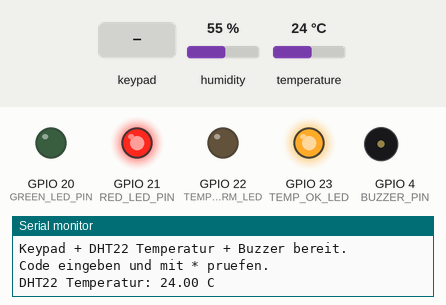
Bench run of a sketch on a simulated ESP32. Shown: output pins drawn as LEDs (lit = HIGH), buzzer (waves = sounding, pin HIGH), the last lines printed to the serial monitor. Dashed ring = blinking. The inputs (shaded band) are chosen by the test bench; at power-on: temperature 24 °C, humidity 55 %.

Above: at 2.2 s.
2.3 s: key '*' pressed
At 2.57 s:
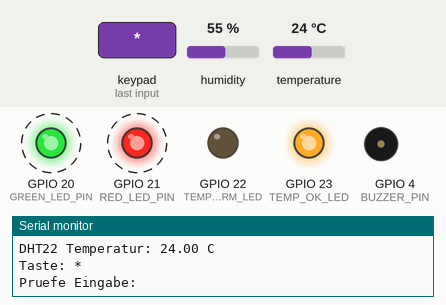
5.8 s: temperature set to 24.6 °C
7.3 s: temperature set to 25.6 °C
At 8.4 s:
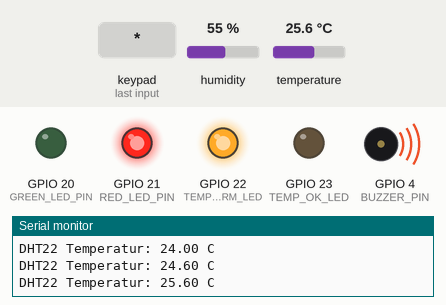
11.1 s: keypad keys 1 2 1 9 5 0 * pressed 0.4 s apart
At 13.75 s:
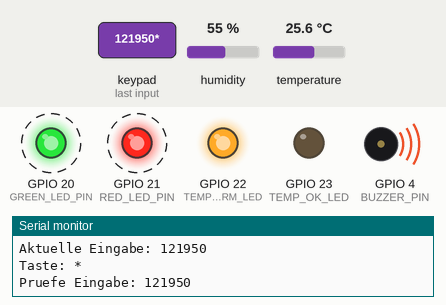
15.4 s: temperature set to 12 °C
At 16.8 s:
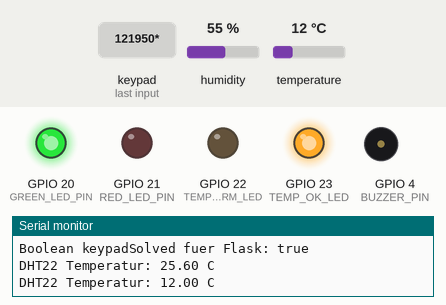
Timing chart, 0 to 18.4 s (numbered marks = the images above; inputs shaded):
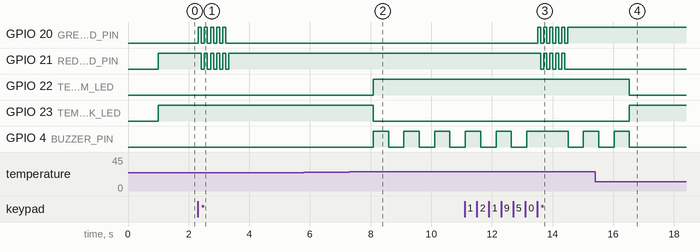

Measured:
- the behaviour switches between 25 and 25.1 °C on temperature (found by bisection; images 1 and 2)
- after the input at 2.3 s, GPIO 20 (GREEN_LED_PIN): alternates HIGH for 0.10 s and LOW for 0.10 s, 10 changes in all, then stays LOW, starting at once; GPIO 21 (RED_LED_PIN): alternates HIGH for 0.10 s and LOW for 0.10 s, 10 changes in all, then stays HIGH, starting after 0.12 s
- after the input at 7.3 s, GPIO 22 (TEMP_ALARM_LED): LOW → HIGH after 0.78 s; GPIO 23 (TEMP_OK_LED): HIGH → LOW after 0.78 s; GPIO 4 (BUZZER_PIN): alternates HIGH for 0.51 s and LOW for 0.51 s, starting after 0.78 s
- after the input at 11.1 s, GPIO 20 (GREEN_LED_PIN): alternates HIGH for 0.10 s and LOW for 0.10 s, 11 changes in all, then stays HIGH, starting after 2.4 s; GPIO 21 (RED_LED_PIN): alternates HIGH for 0.10 s and LOW for 0.10 s, 9 changes in all, then stays LOW, starting after 2.5 s
- after the input at 15.4 s, GPIO 22 (TEMP_ALARM_LED): HIGH → LOW after 1.1 s; GPIO 23 (TEMP_OK_LED): LOW → HIGH after 1.1 s; GPIO 4 (BUZZER_PIN): goes on until 16.5 s, then stays LOW

The sketch:

ESP2.ino
```cpp
#include <Keypad.h>
#include <DHT.h>
#include <Wifi.h>
#include <HTTPClient.h>

// ===== KEYPAD SETUP =====
const byte ROWS = 4;
const byte COLS = 4;
// ===== WIFI Setup =====
const char* WIFI_SSID ="x";
const char* WIFI_PASSWORD ="y";

const char* SERVER_URL = "z";

char keys[ROWS][COLS] = {
  {'1','2','3','A'},
  {'4','5','6','B'},
  {'7','8','9','C'},
  {'*','0','#','D'}
};

// Deine Keypad-Pins
byte rowPins[ROWS] = {3, 2, 11, 10};
byte colPins[COLS] = {8, 1, 0, 7};

Keypad keypad = Keypad(makeKeymap(keys), rowPins, colPins, ROWS, COLS);

// ===== KEYPAD LED PINS =====
const int RED_LED_PIN = 21;
const int GREEN_LED_PIN = 20;

// ===== DHT22 / AM2302 =====
#define DHTPIN 6
#define DHTTYPE DHT22

DHT dht(DHTPIN, DHTTYPE);

// ===== TEMPERATUR / ALARM =====
const int BUZZER_PIN = 4;
const int TEMP_ALARM_LED = 22;
const int TEMP_OK_LED = 23;

const float TEMP_LIMIT_C = 25.0;

// ===== CODE =====
String inputCode = "";
const String correctCode = "121950";

// Booleans für späteren Server
bool keypadSolved = false;
bool temperatureAlarm = false;

// ===== PRÜF-ANIMATION =====
const unsigned long CHECK_TIME_MS = 1000;
const unsigned long BLINK_INTERVAL_MS = 100;

// ===== BUZZER TIMING =====
unsigned long lastBuzzerTime = 0;
bool buzzerState = false;
const unsigned long BUZZER_INTERVAL_MS = 500;

// ===== DHT TIMING =====
unsigned long lastTempReadTime = 0;
const unsigned long TEMP_READ_INTERVAL_MS = 2000;
float lastTempC = 0.0;


// ===== KEYPAD STATUS-LEDS =====
void setStatusLeds() {
  if (keypadSolved) {
    digitalWrite(RED_LED_PIN, LOW);
    digitalWrite(GREEN_LED_PIN, HIGH);
  } else {
    digitalWrite(RED_LED_PIN, HIGH);
    digitalWrite(GREEN_LED_PIN, LOW);
  }
}


// ===== PRÜFANIMATION =====
void checkAnimation() {
  unsigned long startTime = millis();
  bool ledState = false;

  while (millis() - startTime < CHECK_TIME_MS) {
    ledState = !ledState;

    digitalWrite(RED_LED_PIN, ledState ? HIGH : LOW);
    digitalWrite(GREEN_LED_PIN, ledState ? HIGH : LOW);

    delay(BLINK_INTERVAL_MS);
  }
}


// ===== CODE PRÜFEN =====
void checkInputCode() {
  Serial.print("Pruefe Eingabe: ");
  Serial.println(inputCode);

  checkAnimation();

  if (inputCode == correctCode) {
    keypadSolved = true;
    Serial.println("RICHTIG -> keypadSolved = true");
  } else {
    keypadSolved = false;
    Serial.println("FALSCH -> keypadSolved = false");
  }

  inputCode = "";
  setStatusLeds();

  Serial.print("Boolean keypadSolved fuer Flask: ");
  Serial.println(keypadSolved ? "true" : "false");
}


// ===== TEMPERATUR / BUZZER UPDATE =====
void updateTemperatureAlarm() {
  if (millis() - lastTempReadTime >= TEMP_READ_INTERVAL_MS) {
    lastTempReadTime = millis();

    float tempC = dht.readTemperature();

    if (isnan(tempC)) {
      Serial.println("DHT22 Fehler: Keine Temperatur gelesen");
      return;
    }

    lastTempC = tempC;

    Serial.print("DHT22 Temperatur: ");
    Serial.print(lastTempC);
    Serial.println(" C");

    temperatureAlarm = lastTempC > TEMP_LIMIT_C;
  }

  if (temperatureAlarm) {
    digitalWrite(TEMP_ALARM_LED, HIGH);
    digitalWrite(TEMP_OK_LED, LOW);

    if (millis() - lastBuzzerTime >= BUZZER_INTERVAL_MS) {
      lastBuzzerTime = millis();
      buzzerState = !buzzerState;
      digitalWrite(BUZZER_PIN, buzzerState ? HIGH : LOW);
    }

  } else {
    digitalWrite(TEMP_ALARM_LED, LOW);
    digitalWrite(TEMP_OK_LED, HIGH);

    digitalWrite(BUZZER_PIN, LOW);
    buzzerState = false;
  }
}


// ===== SETUP =====
void setup() {
  Serial.begin(115200);
  delay(1000);

  dht.begin();

  pinMode(RED_LED_PIN, OUTPUT);
  pinMode(GREEN_LED_PIN, OUTPUT);

  pinMode(BUZZER_PIN, OUTPUT);
  pinMode(TEMP_ALARM_LED, OUTPUT);
  pinMode(TEMP_OK_LED, OUTPUT);

  keypadSolved = false;
  temperatureAlarm = false;

  setStatusLeds();

  digitalWrite(BUZZER_PIN, LOW);
  digitalWrite(TEMP_ALARM_LED, LOW);
  digitalWrite(TEMP_OK_LED, LOW);

  Serial.println("Keypad + DHT22 Temperatur + Buzzer bereit.");
  Serial.println("Code eingeben und mit * pruefen.");
}


// ===== LOOP =====
void loop() {
  updateTemperatureAlarm();

  char key = keypad.getKey();

  if (key) {
    Serial.print("Taste: ");
    Serial.println(key);

    if (key == '*') {
      checkInputCode();
      return;
    }

    if (key == '#') {
      inputCode = "";
      Serial.println("Eingabe geloescht");
      return;
    }

    if (key >= '0' && key <= '9') {
      if (inputCode.length() < correctCode.length()) {
        inputCode += key;
      }

      Serial.print("Aktuelle Eingabe: ");
      Serial.println(inputCode);
    }
  }

  delay(50);
}
```
